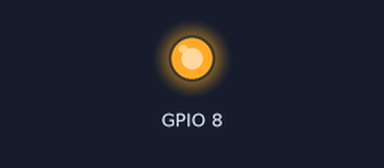
Bench run of a sketch on a simulated ESP32. Parts: output pins drawn as LEDs (lit = HIGH). At 1.0 s the program puts the board to deep sleep or switches it off; the recording ends there.

Above: at 0.1 s.
Timing chart, 0 to 1.0 s (numbered marks = the images above):
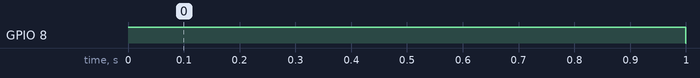

Measured:
- by itself, GPIO 8: LOW → HIGH at 0.00 s, → LOW 1.0 s later

The sketch:

Item-9-1.ino
```cpp
void setup() {
  // put your setup code here, to run once:
  pinMode(D9,OUTPUT);
  digitalWrite(D9,HIGH);
  delay(1000);
  digitalWrite(D9,LOW);
  ESP.deepSleep(5000000);
}

void loop() {
  // put your main code here, to run repeatedly:
}
```
